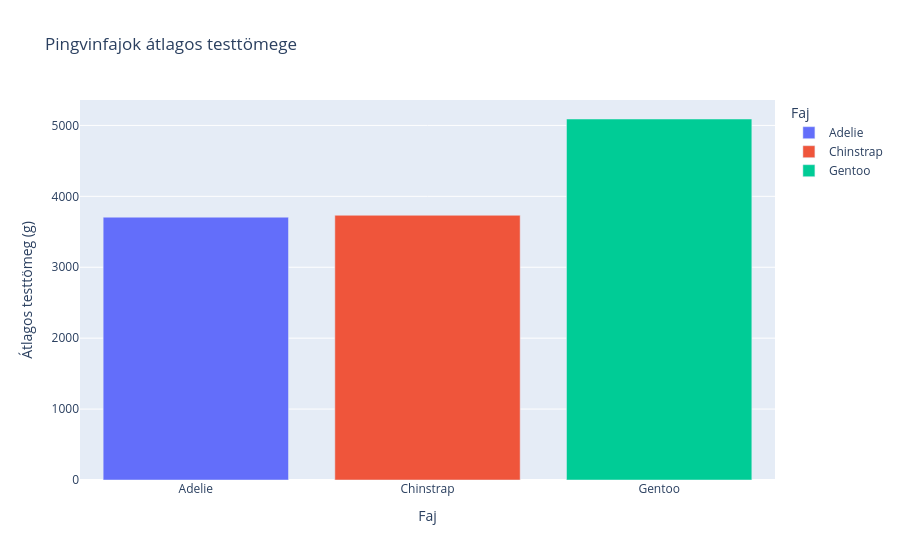

The cell this chart's notebook holds for it:
### Code cell
print("--- 2.Kérdés: Melyik pingvinfaj rendelkezik a legnagyobb átlagos testtömeggel? ---")

faj_tomeg = adat.groupby("species")["body_mass_g"].mean().reset_index()
display(faj_tomeg)

fig1 = px.bar(
    faj_tomeg,
    x="species",
    y="body_mass_g",
    title="Pingvinfajok átlagos testtömege",
    labels={"species": "Faj", "body_mass_g": "Átlagos testtömeg (g)"},
    color="species",
)
fig1.show()

### Figure 1 — Plotly figure (JSON) as saved in the notebook; plotly's stock layout.template omitted (floating-point values rounded to 4 significant figures)
{"data": [{"hovertemplate": "Faj=%{x}<br>Átlagos testtömeg (g)=%{y}<extra></extra>", "legendgroup": "Adelie", "marker": {"color": "#636efa", "pattern": {"shape": ""}}, "name": "Adelie", "orientation": "v", "showlegend": true, "textposition": "auto", "type": "bar", "x": ["Adelie"], "xaxis": "x", "y": [3706.0], "yaxis": "y"}, {"hovertemplate": "Faj=%{x}<br>Átlagos testtömeg (g)=%{y}<extra></extra>", "legendgroup": "Chinstrap", "marker": {"color": "#EF553B", "pattern": {"shape": ""}}, "name": "Chinstrap", "orientation": "v", "showlegend": true, "textposition": "auto", "type": "bar", "x": ["Chinstrap"], "xaxis": "x", "y": [3733.0], "yaxis": "y"}, {"hovertemplate": "Faj=%{x}<br>Átlagos testtömeg (g)=%{y}<extra></extra>", "legendgroup": "Gentoo", "marker": {"color": "#00cc96", "pattern": {"shape": ""}}, "name": "Gentoo", "orientation": "v", "showlegend": true, "textposition": "auto", "type": "bar", "x": ["Gentoo"], "xaxis": "x", "y": [5091.0], "yaxis": "y"}], "layout": {"barmode": "relative", "legend": {"title": {"text": "Faj"}, "tracegroupgap": 0}, "title": {"text": "Pingvinfajok átlagos testtömege"}, "xaxis": {"anchor": "y", "categoryarray": ["Adelie", "Chinstrap", "Gentoo"], "categoryorder": "array", "domain": [0, 1], "title": {"text": "Faj"}}, "yaxis": {"anchor": "x", "domain": [0, 1], "title": {"text": "Átlagos testtömeg (g)"}}}}
